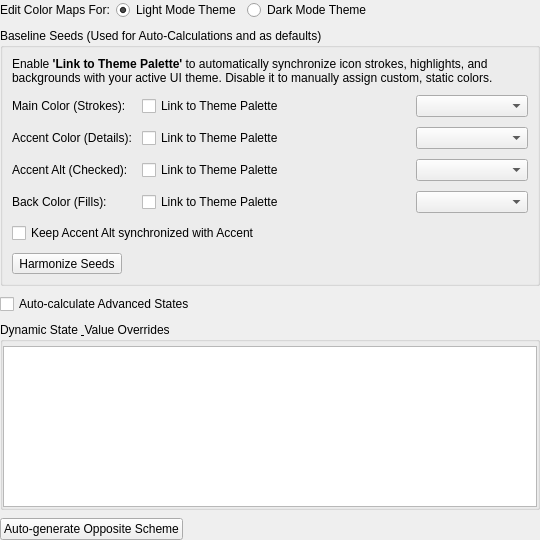
<?xml version="1.0" encoding="UTF-8"?>
<ui version="4.0">
 <class>LC_StyleEditorIconsStyle</class>
 <widget class="QWidget" name="LC_StyleEditorIconsStyle">
  <property name="geometry">
   <rect>
    <x>0</x>
    <y>0</y>
    <width>540</width>
    <height>540</height>
   </rect>
  </property>
  <property name="windowTitle">
   <string>Icons Style Editor Panel</string>
  </property>
  <layout class="QVBoxLayout" name="verticalLayout_main">
   <property name="spacing">
    <number>8</number>
   </property>
   <property name="leftMargin">
    <number>0</number>
   </property>
   <property name="topMargin">
    <number>0</number>
   </property>
   <property name="rightMargin">
    <number>0</number>
   </property>
   <property name="bottomMargin">
    <number>0</number>
   </property>
   <item>
    <layout class="QHBoxLayout" name="modeSelectionLayout">
     <property name="spacing">
      <number>6</number>
     </property>
     <item>
      <widget class="QLabel" name="lblModeSelector">
       <property name="text">
        <string>Edit Color Maps For:</string>
       </property>
      </widget>
     </item>
     <item>
      <widget class="QRadioButton" name="rbLightMode">
       <property name="text">
        <string>Light Mode Theme</string>
       </property>
       <property name="checked">
        <bool>true</bool>
       </property>
      </widget>
     </item>
     <item>
      <widget class="QRadioButton" name="rbDarkMode">
       <property name="text">
        <string>Dark Mode Theme</string>
       </property>
      </widget>
     </item>
     <item>
      <spacer name="modeSpacer">
       <property name="orientation">
        <enum>Qt::Orientation::Horizontal</enum>
       </property>
       <property name="sizeHint" stdset="0">
        <size>
         <width>40</width>
         <height>20</height>
        </size>
       </property>
      </spacer>
     </item>
    </layout>
   </item>
   <item>
    <widget class="QGroupBox" name="groupBox_5">
     <property name="title">
      <string>Baseline Seeds (Used for Auto-Calculations and as defaults)</string>
     </property>
     <layout class="QGridLayout" name="gridLayout_5">
      <property name="spacing">
       <number>10</number>
      </property>
      <item row="0" column="0" colspan="4">
       <widget class="QLabel" name="lblInstructions">
        <property name="text">
         <string>Enable &lt;b&gt;'Link to Theme Palette'&lt;/b&gt; to automatically synchronize icon strokes, highlights, and backgrounds with your active UI theme. Disable it to manually assign custom, static colors.</string>
        </property>
        <property name="wordWrap">
         <bool>true</bool>
        </property>
       </widget>
      </item>
      <item row="1" column="0">
       <widget class="QLabel" name="lblMainSeed">
        <property name="text">
         <string>Main Color (Strokes):</string>
        </property>
       </widget>
      </item>
      <item row="1" column="1">
       <widget class="QCheckBox" name="chkMainPalette">
        <property name="toolTip">
         <string>If checked, icon strokes will automatically follow your active UI theme's text colors.</string>
        </property>
        <property name="text">
         <string>Link to Theme Palette</string>
        </property>
       </widget>
      </item>
      <item row="1" column="2">
       <widget class="LC_ColorButton" name="btnMainColor" native="true">
        <property name="toolTip">
         <string>Manually specify a static color for icon strokes.</string>
        </property>
       </widget>
      </item>
      <item row="1" column="3">
       <widget class="QComboBox" name="cbMainPaletteRole">
        <property name="toolTip">
         <string>Select which active theme text role these icon strokes should follow.</string>
        </property>
       </widget>
      </item>
      <item row="2" column="0">
       <widget class="QLabel" name="lblAccentSeed">
        <property name="text">
         <string>Accent Color (Details):</string>
        </property>
       </widget>
      </item>
      <item row="2" column="1">
       <widget class="QCheckBox" name="chkAccentPalette">
        <property name="toolTip">
         <string>If checked, icon details and highlighting lines will automatically follow your active UI theme's accent color.</string>
        </property>
        <property name="text">
         <string>Link to Theme Palette</string>
        </property>
       </widget>
      </item>
      <item row="2" column="2">
       <widget class="LC_ColorButton" name="btnAccentColor" native="true">
        <property name="toolTip">
         <string>Manually specify a static color for icon highlighting details.</string>
        </property>
       </widget>
      </item>
      <item row="2" column="3">
       <widget class="QComboBox" name="cbAccentPaletteRole">
        <property name="toolTip">
         <string>Select which active theme highlight role these icon details should follow.</string>
        </property>
       </widget>
      </item>
      <item row="3" column="0">
       <widget class="QLabel" name="lblAccentAltSeed">
        <property name="text">
         <string>Accent Alt (Checked):</string>
        </property>
       </widget>
      </item>
      <item row="3" column="1">
       <widget class="QCheckBox" name="chkAccentAltPalette">
        <property name="toolTip">
         <string>If checked, active or checked icon details will automatically follow your active UI theme's highlight color.</string>
        </property>
        <property name="text">
         <string>Link to Theme Palette</string>
        </property>
       </widget>
      </item>
      <item row="3" column="2">
       <widget class="LC_ColorButton" name="btnAccentAltColor" native="true">
        <property name="toolTip">
         <string>Manually specify a static color for active/checked icon details.</string>
        </property>
       </widget>
      </item>
      <item row="3" column="3">
       <widget class="QComboBox" name="cbAccentAltPaletteRole">
        <property name="toolTip">
         <string>Select which active theme highlight role these active details should follow.</string>
        </property>
       </widget>
      </item>
      <item row="4" column="0">
       <widget class="QLabel" name="lblBackSeed">
        <property name="text">
         <string>Back Color (Fills):</string>
        </property>
       </widget>
      </item>
      <item row="4" column="1">
       <widget class="QCheckBox" name="chkBackPalette">
        <property name="toolTip">
         <string>If checked, background fills of icons will automatically follow your active UI theme's panel backgrounds.</string>
        </property>
        <property name="text">
         <string>Link to Theme Palette</string>
        </property>
       </widget>
      </item>
      <item row="4" column="2">
       <widget class="LC_ColorButton" name="btnBackColor" native="true">
        <property name="toolTip">
         <string>Manually specify a static color for icon background fills.</string>
        </property>
       </widget>
      </item>
      <item row="4" column="3">
       <widget class="QComboBox" name="cbBackPaletteRole">
        <property name="toolTip">
         <string>Select which active theme background role these icon fills should follow.</string>
        </property>
       </widget>
      </item>
      <item row="5" column="0" colspan="4">
       <widget class="QCheckBox" name="chkSyncAccents">
        <property name="toolTip">
         <string>When enabled, changing the baseline Accent Color automatically updates the Accent Alt Color, and vice versa.</string>
        </property>
        <property name="text">
         <string>Keep Accent Alt synchronized with Accent</string>
        </property>
       </widget>
      </item>
      <item row="6" column="0" colspan="4">
       <layout class="QHBoxLayout" name="harmonizeLayout">
        <item>
         <widget class="QToolButton" name="tbHarmonizeSeeds">
          <property name="toolTip">
           <string>Automatically generate harmonized Main and Back colors based on the current Accent Color.</string>
          </property>
          <property name="text">
           <string>Harmonize Seeds</string>
          </property>
          <property name="icon">
           <iconset resource="../../../../../res/icons/icons.qrc">
            <normaloff>:/icons/halign_middle.lci</normaloff>:/icons/halign_middle.lci</iconset>
          </property>
          <property name="toolButtonStyle">
           <enum>Qt::ToolButtonStyle::ToolButtonTextBesideIcon</enum>
          </property>
         </widget>
        </item>
        <item>
         <spacer name="harmonizeSpacer">
          <property name="orientation">
           <enum>Qt::Orientation::Horizontal</enum>
          </property>
          <property name="sizeHint" stdset="0">
           <size>
            <width>40</width>
            <height>20</height>
           </size>
          </property>
         </spacer>
        </item>
       </layout>
      </item>
     </layout>
    </widget>
   </item>
   <item>
    <widget class="QCheckBox" name="chkAutoCalcStates">
     <property name="toolTip">
      <string>Automatically calculates active, hover, and selected states relative to the baseline seeds.</string>
     </property>
     <property name="text">
      <string>Auto-calculate Advanced States</string>
     </property>
    </widget>
   </item>
   <item>
    <widget class="QGroupBox" name="gbIconStates">
     <property name="title">
      <string>Dynamic State &amp; Value Overrides</string>
     </property>
     <layout class="QVBoxLayout" name="tableLayout">
      <property name="spacing">
       <number>0</number>
      </property>
      <property name="leftMargin">
       <number>0</number>
      </property>
      <property name="topMargin">
       <number>4</number>
      </property>
      <property name="rightMargin">
       <number>0</number>
      </property>
      <property name="bottomMargin">
       <number>0</number>
      </property>
      <item>
       <widget class="QTableWidget" name="tableStates"/>
      </item>
     </layout>
    </widget>
   </item>
   <item>
    <layout class="QHBoxLayout" name="bidiLayout">
     <item>
      <widget class="QPushButton" name="pbAutoGenerateOpposite">
       <property name="toolTip">
        <string>Automatically generate the opposite Light/Dark variant of this active icon style.</string>
       </property>
       <property name="text">
        <string>Auto-generate Opposite Scheme</string>
       </property>
       <property name="icon">
        <iconset resource="../../../../../res/icons/icons.qrc">
         <normaloff>:/icons/new.lci</normaloff>:/icons/new.lci</iconset>
       </property>
      </widget>
     </item>
     <item>
      <spacer name="bidiSpacer">
       <property name="orientation">
        <enum>Qt::Orientation::Horizontal</enum>
       </property>
       <property name="sizeHint" stdset="0">
        <size>
         <width>40</width>
         <height>20</height>
        </size>
       </property>
      </spacer>
     </item>
    </layout>
   </item>
  </layout>
 </widget>
 <customwidgets>
  <customwidget>
   <class>LC_ColorButton</class>
   <extends>QWidget</extends>
   <header>lc_color_button.h</header>
  </customwidget>
 </customwidgets>
 <resources>
  <include location="../../../../../res/icons/icons.qrc"/>
 </resources>
 <connections/>
</ui>
